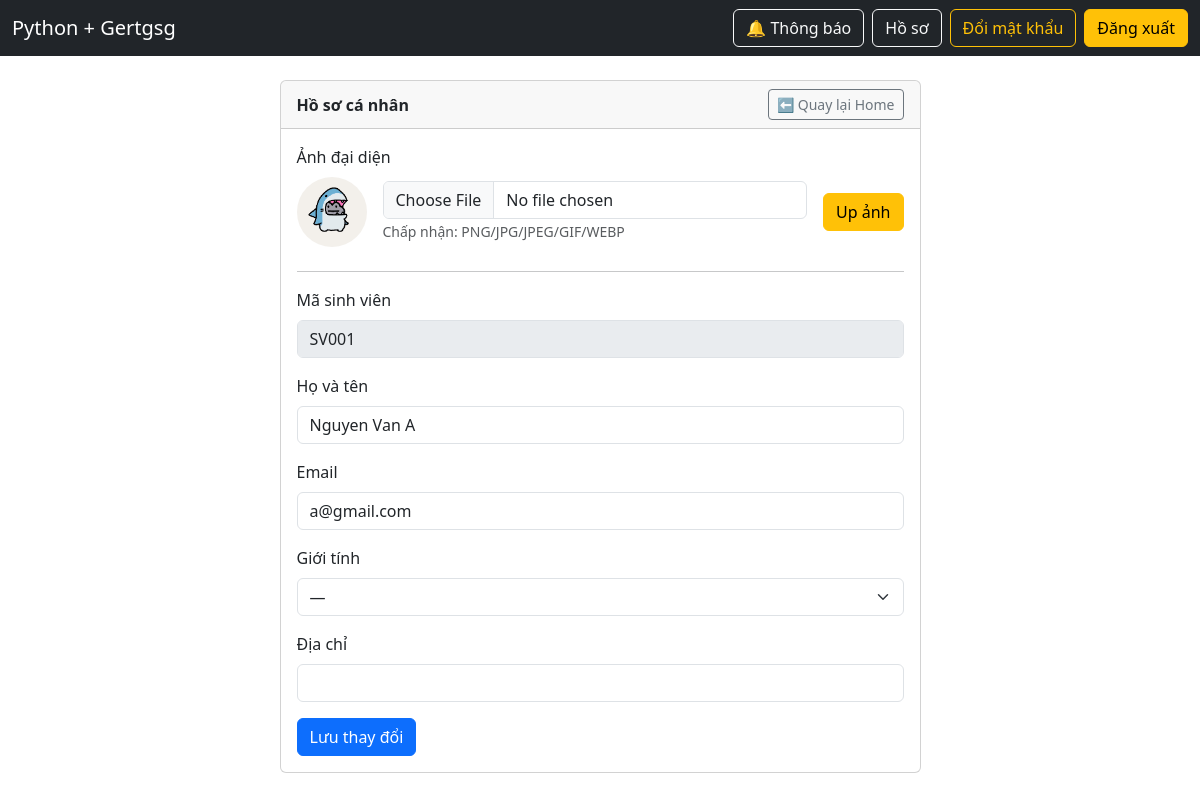
Before: /account/profile (signed in) with the older database file.
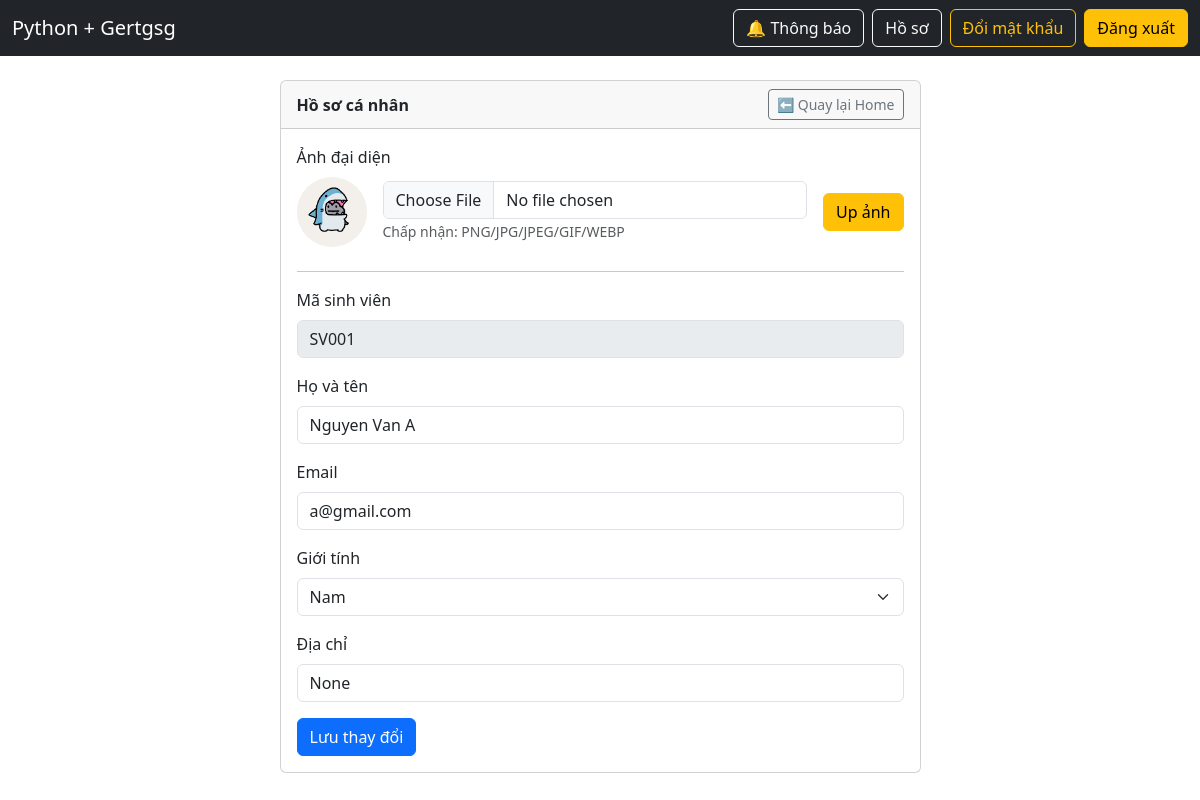
After: the same page with the newer database file.
### models.py (models this page shows, shortened)
class Student(UserMixin, db.Model):
    __tablename__ = "students"
    id = db.Column(db.Integer, primary_key=True)
    ma_sv = db.Column(db.String(50), unique=True, nullable=False, index=True)
    ten_sv = db.Column(db.String(255), nullable=False, index=True)
    email = db.Column(db.String(255), unique=True, nullable=False, index=True)
    mat_khau = db.Column(db.String(255), nullable=False)
    role = db.Column(db.String(20), nullable=False, default="student", index=True)
    avatar = db.Column(db.String(255), nullable=True)
    gioi_tinh = db.Column(db.String(10), nullable=True)
    dia_chi = db.Column(db.Text, nullable=True)
    failed_attempts = db.Column(db.Integer, nullable=False, default=0)
    last_failed_at = db.Column(db.DateTime, nullable=True)
    lock_until = db.Column(db.DateTime, nullable=True)
    class_id = db.Column(
        db.Integer,
        db.ForeignKey("classes.id", ondelete="SET NULL"),
        nullable=True,
        index=True,
    )
    class_ = db.relationship("Class", back_populates="students")
    teaching_classes = db.relationship(
        "Class",
        secondary=teacher_classes,
        back_populates="teachers",
        lazy="subquery",
    )

### account_routes.py (the view, shortened to what this page needs)
@account_bp.route("/profile", methods=["GET", "POST"])
@login_required
def profile():
    if request.method == "GET":
        return render_template("account/profile.html")

### app.py (called while the page is built)
@app.context_processor
def inject_csrf():
    def form_csrf_token():
        return Markup(f'<input type="hidden" name="csrf_token" value="{generate_csrf()}">')
    return dict(form_csrf_token=form_csrf_token)

@login_manager.user_loader
def load_user(user_id: str):
    try:
        return Student.query.get(int(user_id))
    except Exception:
        return None

@app.context_processor
def inject_noti_count():
    if current_user.is_authenticated:
        count = Notification.query.filter_by(user_id=current_user.id, is_read=False).count()
        return {"noti_unread_count": count}
    return {"noti_unread_count": 0}

### templates/account/profile.html (shortened to what this page needs)
{% extends "base.html" %}
{% set title="Hồ sơ" %}
{% block content %}
<div class="row justify-content-center">
  <div class="col-lg-7">
    <div class="card">
      <div class="card-header d-flex justify-content-between align-items-center">
        <b>Hồ sơ cá nhân</b>
        <a class="btn btn-outline-secondary btn-sm" href="{{ url_for('students_index') }}">⬅ Quay lại Home</a>
      </div>
      <div class="card-body">
        <form method="POST" enctype="multipart/form-data" class="mb-4">
          <label class="form-label">Ảnh đại diện</label>
          <div class="d-flex align-items-center gap-3">
            {% if current_user.avatar %}
              <img src="{{ url_for('static', filename='uploads/' ~ current_user.avatar) }}"
                   width="70" height="70" style="border-radius:50%;object-fit:cover;">
            {% else %}
              <div style="width:70px;height:70px;border-radius:50%;background:#ddd;"></div>
            {% endif %}
            <div class="flex-grow-1">
              <input class="form-control" type="file" name="avatar"
                     accept=".png,.jpg,.jpeg,.gif,.webp" required>
              <small class="text-muted">Chấp nhận: PNG/JPG/JPEG/GIF/WEBP</small>
            </div>
            <button class="btn btn-warning" type="submit">Up ảnh</button>
          </div>
        </form>
        <hr>
        <form method="POST">
          <div class="mb-3">
            <label class="form-label">Mã sinh viên</label>
            <input class="form-control" value="{{ current_user.ma_sv }}" disabled>
          </div>
          <div class="mb-3">
            <label class="form-label">Họ và tên</label>
            <input class="form-control" name="ten_sv" value="{{ current_user.ten_sv or '' }}" required>
          </div>
          <div class="mb-3">
            <label class="form-label">Email</label>
            <input class="form-control" name="email" type="email" value="{{ current_user.email or '' }}" required>
          </div>
          <div class="mb-3">
            <label class="form-label">Giới tính</label>
            <select class="form-select" name="gioi_tinh">
              <option value="" {% if not current_user.gioi_tinh %}selected{% endif %}>—</option>
              <option value="Nam" {% if current_user.gioi_tinh == "Nam" %}selected{% endif %}>Nam</option>
            </select>
          </div>
          <div class="mb-3">
            <label class="form-label">Địa chỉ</label>
            <input class="form-control" name="dia_chi" value="{{ current_user.dia_chi or '' }}">
          </div>
          <button class="btn btn-primary">Lưu thay đổi</button>
        </form>
      </div>
    </div>
  </div>
</div>
{% endblock %}

Changed rows visible on the page:
changed Student "SV001": gioi_tinh "—" → "Nam"; dia_chi (not shown) → "None"
